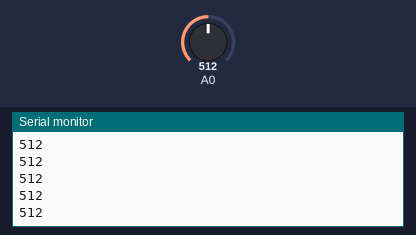
Bench run of a program on a simulated Arduino Uno, built with avr-gcc and run on an emulated ATmega328P. Shown: the last lines printed to the serial monitor. The test bench sets the inputs (shaded band); at power-on: A0 = 512.

Above: at 1.2 s.
1.3 s: A0 set to 716
At 1.9 s:
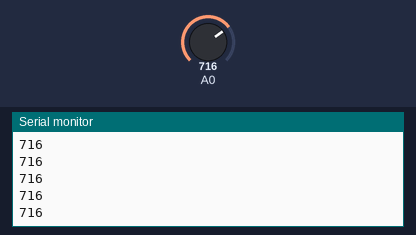
2.8 s: A0 set to 900
At 3.9 s:
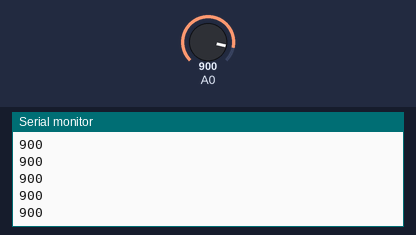
Timing chart, 0 to 5.8 s (numbered marks = the images above; inputs shaded):
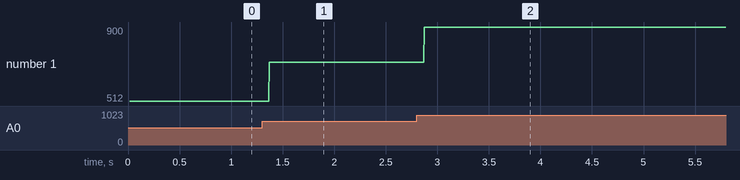

The program:

main.cpp
```cpp
#include <Arduino.h>

// Wait for ADC to finish Conversion
int ADC_ReadBlocking(uint8_t channel)
{
  ADMUX = channel | (1<<REFS0);
  while((ADCSRA) & (1<<ADSC));
  ADCSRA = (1<<ADEN)|(1<<ADSC)|(1<<ADPS0)|(1<<ADPS1)|(1<<ADPS2);
  return(ADC);
}

// Setup ADC in Free Running Mode
// Return Value in ISR(ADC_vect)
void ADC_ReadIRQ(uint8_t channel)
{
  ADMUX = channel | (1<<REFS0);
  ADCSRA = 0x07 | (1<<ADIE)|(1<<ADEN)|(1<<ADSC);
  sei();
}

// Set ADC Speed
void ADC_SetSpeed(uint8_t speed)
{
  ADCSRA = speed |(1<<ADEN)|(1<<ADSC);
}


void setup() {
  // put your setup code here, to run once:
  // Print over USART
  Serial.begin(9600);
  Serial.print("ADC Example");


  /*  Setup ADC in Single Conversion - Polling Mode */
  ADMUX = 1<< REFS0; // Use VCC as Reference
  ADCSRA = (1<<ADEN)|(1<<ADSC)|(1<<ADPS0)|(1<<ADPS1)|(1<<ADPS2);
  while((ADCSRA) & (1<<ADSC));
  ADC_ReadIRQ(0);
}

void loop() {
  // put your main code here, to run repeatedly:

}

ISR(ADC_vect)
{
  Serial.println(ADC);
  ADCSRA |=(1<<ADSC);
}
```

Measured:
- after the input at 1.3 s, the serial monitor: prints a new line after 0.07 s (image 1)
- after the input at 2.8 s, the serial monitor: prints a new line after 0.07 s (image 2)
- plotted number 1: 512 → 716 after the input at 1.3 s, 716 → 900 after the input at 2.8 s
